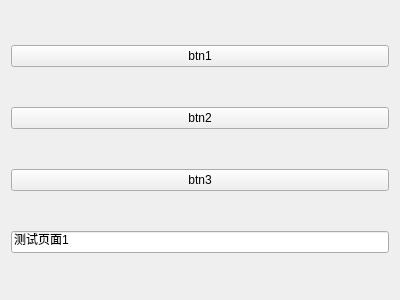
<?xml version="1.0" encoding="UTF-8"?>
<ui version="4.0">
 <class>Form</class>
 <widget class="QWidget" name="Form">
  <property name="geometry">
   <rect>
    <x>0</x>
    <y>0</y>
    <width>400</width>
    <height>300</height>
   </rect>
  </property>
  <property name="windowTitle">
   <string>Form</string>
  </property>
  <layout class="QVBoxLayout" name="verticalLayout">
   <item>
    <widget class="QPushButton" name="pushButton">
     <property name="text">
      <string>btn1</string>
     </property>
    </widget>
   </item>
   <item>
    <widget class="QPushButton" name="pushButton_2">
     <property name="text">
      <string>btn2</string>
     </property>
    </widget>
   </item>
   <item>
    <widget class="QPushButton" name="pushButton_3">
     <property name="text">
      <string>btn3</string>
     </property>
    </widget>
   </item>
   <item>
    <widget class="QLineEdit" name="lineEdit">
     <property name="text">
      <string>测试页面1</string>
     </property>
    </widget>
   </item>
  </layout>
 </widget>
 <resources/>
 <connections/>
</ui>
